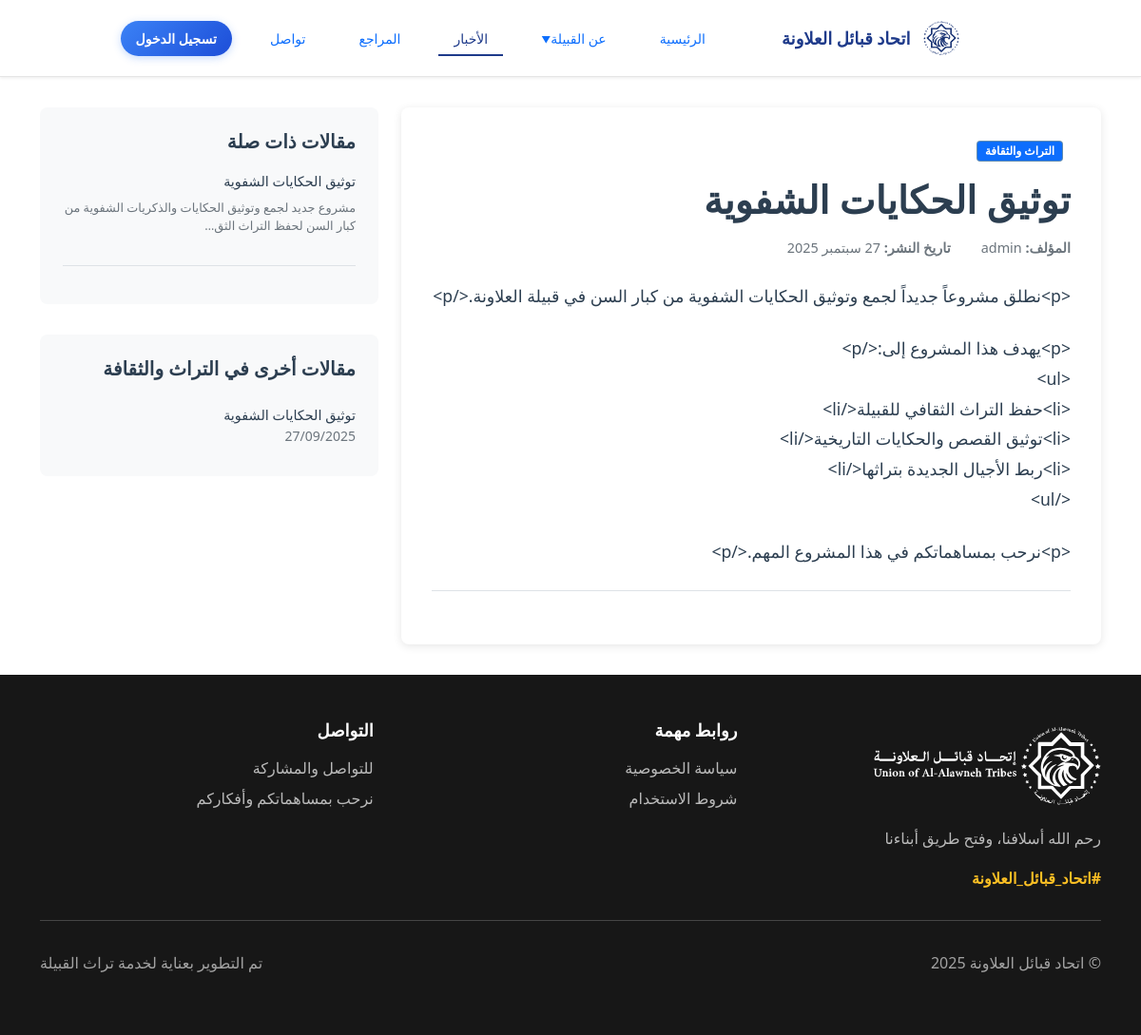
The app's page /articles/article-2/ with its own data.
### articles/models.py (models this page shows, shortened)
class Article(models.Model):
    STATUS_CHOICES = [
        ('draft', 'مسودة'),
        ('published', 'منشور'),
        ('archived', 'مؤرشف'),
    ]
    title = models.CharField(max_length=200, verbose_name="العنوان")
    slug = models.SlugField(max_length=200, unique=True, verbose_name="الرابط")
    excerpt = models.TextField(max_length=500, verbose_name="المقتطف")
    content = models.TextField(verbose_name="المحتوى")
    thumbnail = models.ImageField(
        upload_to='articles/thumbnails/',
        blank=True,
        null=True,
        verbose_name="الصورة المصغرة"
    )
    category = models.ForeignKey(
        Category,
        on_delete=models.CASCADE,
        verbose_name="الفئة"
    )
    author = models.ForeignKey(
        User,
        on_delete=models.CASCADE,
        verbose_name="المؤلف"
    )
    status = models.CharField(
        max_length=10,
        choices=STATUS_CHOICES,
        default='draft',
        verbose_name="الحالة"
    )
    featured = models.BooleanField(default=False, verbose_name="مقال مميز")
    created_at = models.DateTimeField(auto_now_add=True, verbose_name="تاريخ الإنشاء")
    updated_at = models.DateTimeField(auto_now=True, verbose_name="تاريخ التحديث")
    published_at = models.DateTimeField(
        blank=True,
        null=True,
        verbose_name="تاريخ النشر"
    )
    class Meta:
        verbose_name = "مقال"
        verbose_name_plural = "المقالات"
        ordering = ['-created_at']
    def get_absolute_url(self):
        return reverse('articles:article_detail', kwargs={'slug': self.slug})

class Category(models.Model):
    name = models.CharField(max_length=100, verbose_name="اسم الفئة")
    slug = models.SlugField(max_length=100, unique=True, verbose_name="الرابط")
    description = models.TextField(blank=True, verbose_name="الوصف")
    created_at = models.DateTimeField(auto_now_add=True, verbose_name="تاريخ الإنشاء")
    class Meta:
        verbose_name = "فئة"
        verbose_name_plural = "الفئات"
        ordering = ['name']

### articles/views.py (the view)
# urls.py: path('articles/<slug:slug>/', views.ArticleDetailView.as_view(), name='article_detail'),
class ArticleDetailView(DetailView):
    model = Article
    template_name = 'articles/article_detail.html'
    context_object_name = 'article'
    def get_queryset(self):
        return Article.objects.filter(status='published').select_related('author', 'category')
    def get_context_data(self, **kwargs):
        context = super().get_context_data(**kwargs)
        article = self.get_object()
        self.track_view(article)
        context['related_articles'] = Article.objects.filter(
            status='published',
            category=article.category
        ).exclude(id=article.id).order_by('-published_at')[:3]
        return context
    def track_view(self, article):
        ip_address = self.get_client_ip()
        user_agent = self.request.META.get('HTTP_USER_AGENT', '')
        ArticleView.objects.get_or_create(
            article=article,
            ip_address=ip_address,
            defaults={'user_agent': user_agent}
        )
    def get_client_ip(self):
        x_forwarded_for = self.request.META.get('HTTP_X_FORWARDED_FOR')
        if x_forwarded_for:
            ip = x_forwarded_for.split(',')[0]
        else:
            ip = self.request.META.get('REMOTE_ADDR')
        return ip

### templates/articles/article_detail.html (shortened to what this page needs)
{% extends 'base.html' %}
{% load static %}
{% block content %}
<section class="article-detail-section">
    <div class="container">
        <div class="row">
            <div class="col-lg-8">
                <article class="article-content">
                    <header class="article-header">
                        <div class="article-meta mb-3">
                            <span class="badge bg-primary me-2">{{ article.category.name }}</span>
                        </div>
                        <h1 class="article-title">{{ article.title }}</h1>
                        <div class="article-info">
                            <div class="article-author">
                                <strong>المؤلف:</strong> {{ article.author.get_full_name|default:article.author.username }}
                            </div>
                            <div class="article-date">
                                <strong>تاريخ النشر:</strong> {{ article.published_at|date:"d F Y" }}
                            </div>
                        </div>
                    </header>
                    <div class="article-body">
                        {{ article.content|linebreaks }}
                    </div>
                    <div class="article-actions mt-4 pt-4 border-top">
                    </div>
                </article>
            </div>
            <div class="col-lg-4">
                <div class="sidebar">
                    {% if related_articles %}
                    <div class="sidebar-widget">
                        <h4 class="widget-title">مقالات ذات صلة</h4>
                        <div class="related-articles">
                            {% for related in related_articles %}
                            <div class="related-article mb-3">
                                <div class="related-content">
                                    <h5 class="related-title">
                                        <a href="{{ related.get_absolute_url }}">{{ related.title }}</a>
                                    </h5>
                                    <p class="related-excerpt">{{ related.excerpt|truncatechars:80 }}</p>
                                </div>
                            </div>
                            {% endfor %}
                        </div>
                    </div>
                    {% endif %}
                    <div class="sidebar-widget">
                        <h4 class="widget-title">مقالات أخرى في {{ article.category.name }}</h4>
                        <div class="category-articles">
                            {% for cat_article in article.category.article_set.all|slice:":5" %}
                                {% if cat_article.id != article.id and cat_article.status == 'published' %}
                                <div class="category-article">
                                    <a href="{{ cat_article.get_absolute_url }}" class="category-article-link">
                                        {{ cat_article.title }}
                                    </a>
                                    <small class="text-muted d-block">{{ cat_article.published_at|date:"d/m/Y" }}</small>
                                </div>
                                {% endif %}
                            {% endfor %}
                        </div>
                    </div>
                </div>
            </div>
        </div>
    </div>
</section>
{% endblock %}
{% block extra_css %}
<link rel="stylesheet" href="{% static 'css/articles/detail.css' %}">
{% endblock %}

### static/css/articles/detail.css (style rules this page uses)
.article-detail-section { padding: 2rem 0; }
.article-content { background: #fff; padding: 2rem; border-radius: 8px; box-shadow: 0 2px 10px rgba(0, 0, 0, 0.1); }
.article-title { font-size: 2.5rem; font-weight: 700; color: #2c3e50; margin-bottom: 1rem; line-height: 1.2; }
.article-info { display: flex; gap: 2rem; margin-bottom: 1.5rem; font-size: 0.9rem; color: #6c757d; }
.article-body { font-size: 1.1rem; line-height: 1.8; color: #2c3e50; }
.article-body p { margin-bottom: 1.5rem; }
.sidebar-widget { background: #f8f9fa; padding: 1.5rem; border-radius: 8px; margin-bottom: 2rem; }
.widget-title { font-size: 1.25rem; font-weight: 600; margin-bottom: 1rem; color: #2c3e50; }
.related-article { display: flex; gap: 1rem; padding-bottom: 1rem; border-bottom: 1px solid #dee2e6; }
.related-title a { color: #2c3e50; text-decoration: none; font-size: 0.9rem; }
.related-excerpt { font-size: 0.8rem; color: #6c757d; margin-top: 0.5rem; }
.category-article { padding: 0.5rem 0; border-bottom: 1px solid #dee2e6; }
.category-article:last-child { border-bottom: none; }
.category-article-link { color: #2c3e50; text-decoration: none; font-size: 0.9rem; }

### records on screen
Article: category.name "التراث والثقافة", title "توثيق الحكايات الشفوية", author.get_full_name "admin", published_at "27 سبتمبر 2025", content "<p>نطلق مشروعاً جديداً لجمع وتوثيق الحكايات الشفوية من كبار السن في قبيلة العلاونة.</p> <p>يهدف هذا المشروع إلى:</p> <ul> <li>حفظ التراث الثقافي للقبيلة</li> <li>توثيق القصص والحكايات التاريخية</li> <li>ربط الأجيال الجديدة بتراثها</li> </ul> <p>نرحب بمساهماتكم في هذا المشروع المهم.</p>"
Article: title "توثيق الحكايات الشفوية", excerpt "مشروع جديد لجمع وتوثيق الحكايات والذكريات الشفوية من كبار السن لحفظ التراث الثق…", published_at "27/09/2025"
